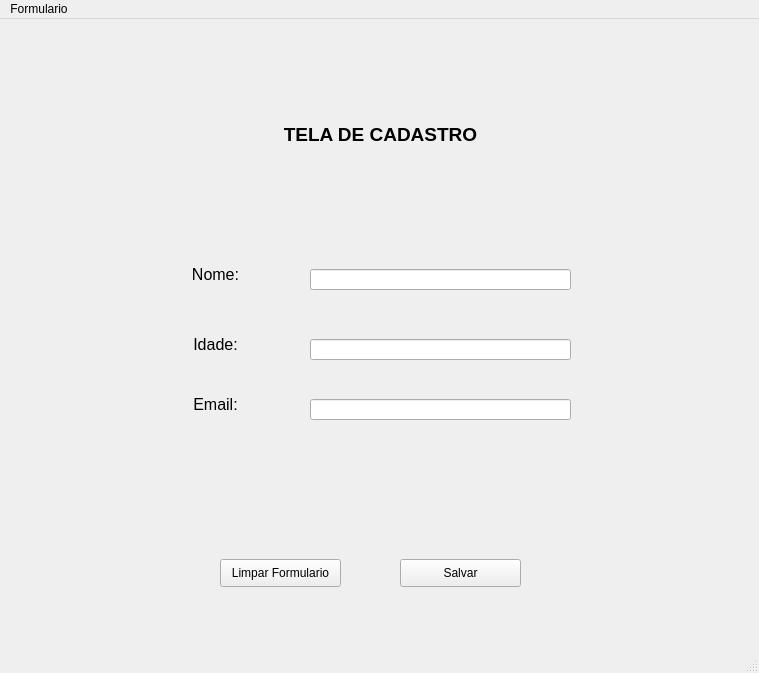
<?xml version="1.0" encoding="UTF-8"?>
<ui version="4.0">
 <class>MainWindow</class>
 <widget class="QMainWindow" name="MainWindow">
  <property name="geometry">
   <rect>
    <x>0</x>
    <y>0</y>
    <width>759</width>
    <height>673</height>
   </rect>
  </property>
  <property name="windowTitle">
   <string>MainWindow</string>
  </property>
  <widget class="QWidget" name="centralwidget">
   <widget class="QLabel" name="label">
    <property name="geometry">
     <rect>
      <x>210</x>
      <y>90</y>
      <width>341</width>
      <height>51</height>
     </rect>
    </property>
    <property name="font">
     <font>
      <pointsize>14</pointsize>
      <weight>75</weight>
      <bold>true</bold>
     </font>
    </property>
    <property name="text">
     <string>TELA DE CADASTRO</string>
    </property>
    <property name="alignment">
     <set>Qt::AlignCenter</set>
    </property>
   </widget>
   <widget class="QLabel" name="label_2">
    <property name="geometry">
     <rect>
      <x>170</x>
      <y>230</y>
      <width>91</width>
      <height>51</height>
     </rect>
    </property>
    <property name="font">
     <font>
      <pointsize>12</pointsize>
     </font>
    </property>
    <property name="text">
     <string>Nome:</string>
    </property>
    <property name="alignment">
     <set>Qt::AlignCenter</set>
    </property>
   </widget>
   <widget class="QLabel" name="label_3">
    <property name="geometry">
     <rect>
      <x>170</x>
      <y>300</y>
      <width>91</width>
      <height>51</height>
     </rect>
    </property>
    <property name="font">
     <font>
      <pointsize>12</pointsize>
     </font>
    </property>
    <property name="text">
     <string>Idade:</string>
    </property>
    <property name="alignment">
     <set>Qt::AlignCenter</set>
    </property>
   </widget>
   <widget class="QLabel" name="label_4">
    <property name="geometry">
     <rect>
      <x>170</x>
      <y>360</y>
      <width>91</width>
      <height>51</height>
     </rect>
    </property>
    <property name="font">
     <font>
      <pointsize>12</pointsize>
     </font>
    </property>
    <property name="text">
     <string>Email:</string>
    </property>
    <property name="alignment">
     <set>Qt::AlignCenter</set>
    </property>
   </widget>
   <widget class="QLineEdit" name="lineEdit">
    <property name="geometry">
     <rect>
      <x>310</x>
      <y>250</y>
      <width>261</width>
      <height>21</height>
     </rect>
    </property>
   </widget>
   <widget class="QLineEdit" name="lineEdit_2">
    <property name="geometry">
     <rect>
      <x>310</x>
      <y>320</y>
      <width>261</width>
      <height>21</height>
     </rect>
    </property>
   </widget>
   <widget class="QLineEdit" name="lineEdit_3">
    <property name="geometry">
     <rect>
      <x>310</x>
      <y>380</y>
      <width>261</width>
      <height>21</height>
     </rect>
    </property>
   </widget>
   <widget class="QPushButton" name="pushButtonLimpa">
    <property name="geometry">
     <rect>
      <x>220</x>
      <y>540</y>
      <width>121</width>
      <height>28</height>
     </rect>
    </property>
    <property name="text">
     <string>Limpar Formulario</string>
    </property>
   </widget>
   <widget class="QPushButton" name="pushButtonSalva">
    <property name="geometry">
     <rect>
      <x>400</x>
      <y>540</y>
      <width>121</width>
      <height>28</height>
     </rect>
    </property>
    <property name="text">
     <string>Salvar</string>
    </property>
   </widget>
  </widget>
  <widget class="QMenuBar" name="menubar">
   <property name="geometry">
    <rect>
     <x>0</x>
     <y>0</y>
     <width>759</width>
     <height>26</height>
    </rect>
   </property>
   <widget class="QMenu" name="menuFormulario">
    <property name="tearOffEnabled">
     <bool>true</bool>
    </property>
    <property name="title">
     <string>Formulario</string>
    </property>
    <property name="separatorsCollapsible">
     <bool>true</bool>
    </property>
    <addaction name="actionNovo"/>
    <addaction name="actionAbrir"/>
    <addaction name="actionSair"/>
   </widget>
   <addaction name="menuFormulario"/>
  </widget>
  <widget class="QStatusBar" name="statusbar"/>
  <action name="actionSalvar">
   <property name="text">
    <string>Salvar</string>
   </property>
   <property name="shortcut">
    <string>Ctrl+S</string>
   </property>
  </action>
  <action name="actionAbrir">
   <property name="text">
    <string>Abrir</string>
   </property>
   <property name="shortcut">
    <string>Ctrl+O</string>
   </property>
  </action>
  <action name="actionNovo">
   <property name="text">
    <string>Novo</string>
   </property>
   <property name="shortcut">
    <string>Ctrl+N</string>
   </property>
  </action>
  <action name="actionSair">
   <property name="text">
    <string>Sair</string>
   </property>
   <property name="shortcut">
    <string>Ctrl+F4</string>
   </property>
  </action>
 </widget>
 <resources/>
 <connections/>
</ui>
